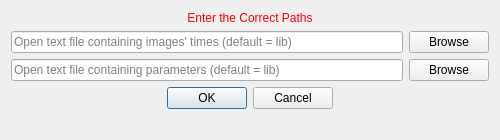
<?xml version="1.0" encoding="UTF-8"?>
<ui version="4.0">
 <class>MmcwViewUITracking</class>
 <widget class="QWidget" name="MmcwViewUITracking">
  <property name="geometry">
   <rect>
    <x>0</x>
    <y>0</y>
    <width>500</width>
    <height>140</height>
   </rect>
  </property>
  <property name="sizePolicy">
   <sizepolicy hsizetype="Minimum" vsizetype="Minimum">
    <horstretch>0</horstretch>
    <verstretch>0</verstretch>
   </sizepolicy>
  </property>
  <property name="minimumSize">
   <size>
    <width>500</width>
    <height>0</height>
   </size>
  </property>
  <property name="windowTitle">
   <string>Set Values</string>
  </property>
  <layout class="QGridLayout" name="gridLayout">
   <item row="0" column="0" colspan="2">
    <widget class="QLabel" name="titleLabel">
     <property name="styleSheet">
      <string notr="true">QLabel { color: rgb(255, 0, 0) }</string>
     </property>
     <property name="text">
      <string>Enter the Correct Paths</string>
     </property>
     <property name="alignment">
      <set>Qt::AlignCenter</set>
     </property>
    </widget>
   </item>
   <item row="8" column="0" colspan="2">
    <widget class="QDialogButtonBox" name="buttonBox">
     <property name="enabled">
      <bool>true</bool>
     </property>
     <property name="orientation">
      <enum>Qt::Horizontal</enum>
     </property>
     <property name="standardButtons">
      <set>QDialogButtonBox::Cancel|QDialogButtonBox::Ok</set>
     </property>
     <property name="centerButtons">
      <bool>true</bool>
     </property>
    </widget>
   </item>
   <item row="7" column="1">
    <widget class="QPushButton" name="pushButton_2">
     <property name="text">
      <string>Browse</string>
     </property>
    </widget>
   </item>
   <item row="2" column="1">
    <widget class="QPushButton" name="pushButton_1">
     <property name="text">
      <string>Browse</string>
     </property>
    </widget>
   </item>
   <item row="2" column="0">
    <widget class="QLineEdit" name="lineEdit_1">
     <property name="placeholderText">
      <string>Open text file containing images' times (default = lib)</string>
     </property>
    </widget>
   </item>
   <item row="7" column="0">
    <widget class="QLineEdit" name="lineEdit_2">
     <property name="placeholderText">
      <string>Open text file containing parameters (default = lib)</string>
     </property>
    </widget>
   </item>
   <item row="9" column="0" colspan="2">
    <spacer name="spacer">
     <property name="orientation">
      <enum>Qt::Vertical</enum>
     </property>
     <property name="sizeType">
      <enum>QSizePolicy::Expanding</enum>
     </property>
     <property name="sizeHint" stdset="0">
      <size>
       <width>20</width>
       <height>0</height>
      </size>
     </property>
    </spacer>
   </item>
  </layout>
 </widget>
 <layoutdefault spacing="6" margin="11"/>
 <resources/>
 <connections/>
</ui>
